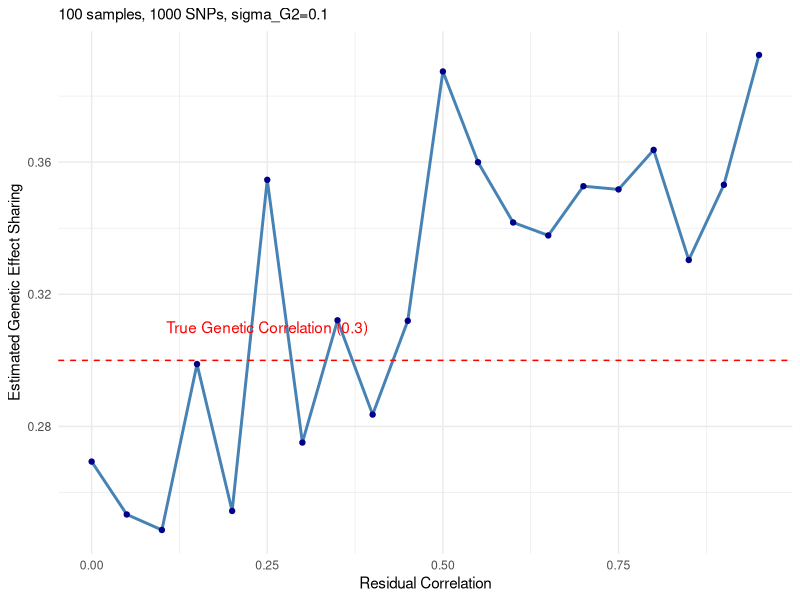
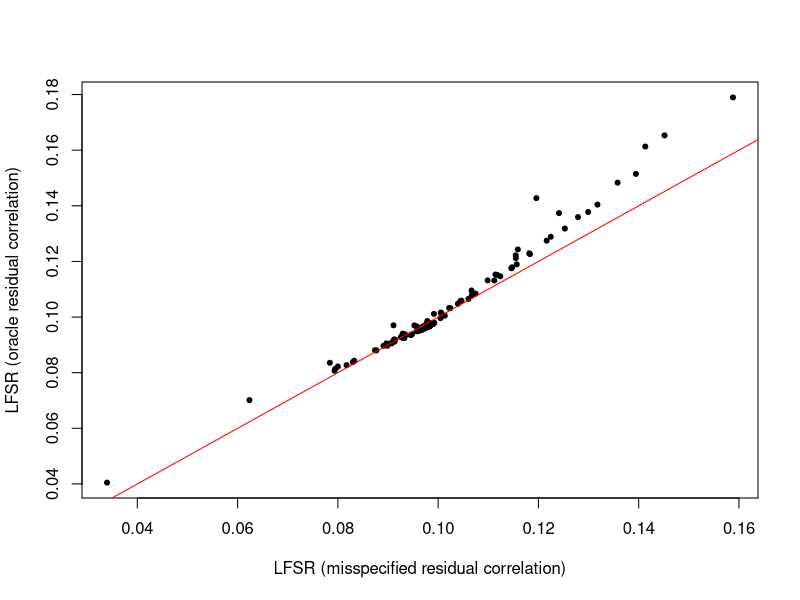

These figures' R source, in order:
## ---- chunk 1
library(MASS)

sim_marker_regression <- function(n = 100, m = 10, sigma_G2 = 0.1, sigma_e2 = 1.0, rho_G = 0.3, rho_e=0.9) {
  
  # 1. Simulate Design Matrix G (n individuals x m markers)
  G <- matrix(rnorm(n * m), nrow = n, ncol = m)
  
  # 2. Generate True Betas (Genetic Effects)
  # Correlation between trait 1 and trait 2 is 0.5 as per your prompt
  U <- matrix(c(1, rho_G, rho_G, 1), nrow = 2)
  cov_beta <- U * sigma_G2
  betas_true <- mvrnorm(n = m, mu = c(0, 0), Sigma = cov_beta)
  colnames(betas_true) <- c("Beta1_True", "Beta2_True")
  
  # 3. Generate Residuals (Environmental Effects)
  cov_epsilon <- matrix(c(1, rho_e, rho_e, 1), nrow = 2) * sigma_e2
  eps_all <- mvrnorm(n = n * m, mu = c(0, 0), Sigma = cov_epsilon)
  
  # Reshape residuals into n x m matrices
  eps1_mat <- matrix(eps_all[, 1], nrow = n, ncol = m)
  eps2_mat <- matrix(eps_all[, 2], nrow = n, ncol = m)
  
  # 4. Generate Phenotype Matrices Y1 and Y2 (n x m)
  Y1 <- sweep(G, 2, betas_true[, 1], `*`) + eps1_mat
  Y2 <- sweep(G, 2, betas_true[, 2], `*`) + eps2_mat
  
  # 5. Regression (OLS estimation)
  # Using the fast matrix method: beta_hat = (G'G)^-1 G'Y
  beta1_hat <- colSums(G * Y1) / colSums(G^2)
  beta2_hat <- colSums(G * Y2) / colSums(G^2)
  
  # 6. Consolidate Results
  results <- data.frame(
    marker_id = 1:m,
    beta1_true = betas_true[, 1],
    beta1_est  = beta1_hat,
    beta2_true = betas_true[, 2],
    beta2_est  = beta2_hat
  )
  
  return(results)
}
## ---- chunk 2
library(MASS)
library(ggplot2)

rho_e_values <- seq(0, 0.95, by = 0.05)
estimated_corrs <- numeric(length(rho_e_values))

for (i in seq_along(rho_e_values)) {
  sim_res <- sim_marker_regression(
    n = 100, 
    m = 1000, 
    sigma_G2 = 0.1, 
    sigma_e2 = 1.0, 
    rho_G = 0.3, 
    rho_e = rho_e_values[i]
  )
  estimated_corrs[i] <- cor(sim_res$beta1_est, sim_res$beta2_est)
}

plot_data <- data.frame(rho_e = rho_e_values, est_corr = estimated_corrs)

ggplot(plot_data, aes(x = rho_e, y = est_corr)) +
  geom_line(color = "steelblue", size = 1) +
  geom_point(color = "darkblue") +
  geom_hline(yintercept = 0.3, linetype = "dashed", color = "red") +
  annotate("text", x = 0.25, y = 0.31, label = "True Genetic Correlation (0.3)", color = "red") +
  labs(
    subtitle = "100 samples, 1000 SNPs, sigma_G2=0.1",
    x = "Residual Correlation",
    y = "Estimated Genetic Effect Sharing"
  ) +
  theme_minimal()
## ---- chunk 3
sigma_G2 <- 0.2
sigma_e2 <- 1
rho_e <- 0.9
rho_G <- 0.0
n <- 30
pi0 <- 0.1

sim.data <- sim_marker_regression(n=n, m=100, rho_e = rho_e, rho_G=rho_G, sigma_G2=sigma_G2, sigma_e2=sigma_e2)


library(mvtnorm)

get_lfsr <- function(beta1, beta2, sigma_G2, sigma_e2, rho_e, rho_G, n, pi0) {
  null_covar <- matrix(c(sigma_e2/n+sigma_G2, 
                       rho_e*sigma_e2/n, 
                       rho_e*sigma_e2/n, 
                       sigma_e2/n+sigma_G2),2,2)
  alt_covar <- matrix(c(sigma_e2/n+sigma_G2, 
                        rho_e*sigma_e2/n+rho_G*sigma_G2,
                        rho_e*sigma_e2/n+rho_G*sigma_G2, 
                        sigma_e2/n+sigma_G2),2,2)
  null_lik <- dmvnorm(cbind(beta1, beta2), sigma=null_covar)
  alt_lik <- dmvnorm(cbind(beta1, beta2), sigma=alt_covar)
  
  pi0 * null_lik / (pi0*null_lik + (1-pi0)*alt_lik)
}

lfsr.true <- get_lfsr(sim.data$beta1_est, sim.data$beta2_est, 
         sigma_G2=sigma_G2, 
         sigma_e2=sigma_e2, 
         rho_e=rho_e, 
         rho_G=0.2, 
         n=n, pi0=pi0)

lfsr.false <- get_lfsr(sim.data$beta1_est, sim.data$beta2_est, 
         sigma_G2=sigma_G2, 
         sigma_e2=sigma_e2, 
         rho_e=0.2, 
         rho_G=0.2, 
         n=n, pi0=pi0)


plot(y=lfsr.true, x=lfsr.false,pch=20,
     xlab = "LFSR (misspecified residual correlation)",
     ylab = "LFSR (oracle residual correlation)")
lines(c(0,1),c(0,1),col="red")
